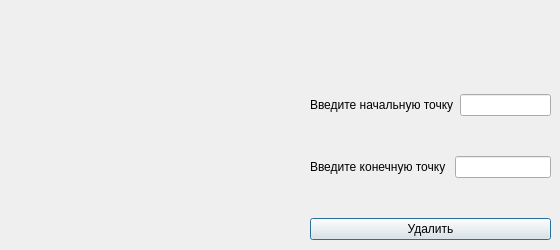
<?xml version="1.0" encoding="UTF-8"?>
<ui version="4.0">
 <class>DelEdgeForm</class>
 <widget class="QDialog" name="DelEdgeForm">
  <property name="geometry">
   <rect>
    <x>0</x>
    <y>0</y>
    <width>560</width>
    <height>250</height>
   </rect>
  </property>
  <property name="windowTitle">
   <string>Удаление ребра</string>
  </property>
  <property name="styleSheet">
   <string notr="true">QDialog { 
background-image: url(:/pics/Dialog_2.png);
}</string>
  </property>
  <widget class="QWidget" name="layoutWidget">
   <property name="geometry">
    <rect>
     <x>310</x>
     <y>80</y>
     <width>241</width>
     <height>182</height>
    </rect>
   </property>
   <layout class="QVBoxLayout" name="verticalLayout">
    <item>
     <layout class="QHBoxLayout" name="horizontalLayout">
      <item>
       <widget class="QLabel" name="label">
        <property name="sizePolicy">
         <sizepolicy hsizetype="Fixed" vsizetype="Fixed">
          <horstretch>0</horstretch>
          <verstretch>0</verstretch>
         </sizepolicy>
        </property>
        <property name="text">
         <string>Введите начальную точку</string>
        </property>
       </widget>
      </item>
      <item>
       <widget class="QLineEdit" name="spin_source"/>
      </item>
     </layout>
    </item>
    <item>
     <spacer name="verticalSpacer">
      <property name="orientation">
       <enum>Qt::Vertical</enum>
      </property>
      <property name="sizeType">
       <enum>QSizePolicy::Fixed</enum>
      </property>
      <property name="sizeHint" stdset="0">
       <size>
        <width>20</width>
        <height>20</height>
       </size>
      </property>
     </spacer>
    </item>
    <item>
     <layout class="QHBoxLayout" name="horizontalLayout_2">
      <item>
       <widget class="QLabel" name="label_2">
        <property name="text">
         <string>Введите конечную точку </string>
        </property>
       </widget>
      </item>
      <item>
       <widget class="QLineEdit" name="spin_target"/>
      </item>
     </layout>
    </item>
    <item>
     <spacer name="verticalSpacer_2">
      <property name="orientation">
       <enum>Qt::Vertical</enum>
      </property>
      <property name="sizeType">
       <enum>QSizePolicy::Fixed</enum>
      </property>
      <property name="sizeHint" stdset="0">
       <size>
        <width>20</width>
        <height>20</height>
       </size>
      </property>
     </spacer>
    </item>
    <item>
     <widget class="QPushButton" name="button">
      <property name="text">
       <string>Удалить</string>
      </property>
     </widget>
    </item>
    <item>
     <spacer name="verticalSpacer_3">
      <property name="orientation">
       <enum>Qt::Vertical</enum>
      </property>
      <property name="sizeType">
       <enum>QSizePolicy::Fixed</enum>
      </property>
      <property name="sizeHint" stdset="0">
       <size>
        <width>20</width>
        <height>5</height>
       </size>
      </property>
     </spacer>
    </item>
   </layout>
  </widget>
 </widget>
 <resources/>
 <connections/>
</ui>
